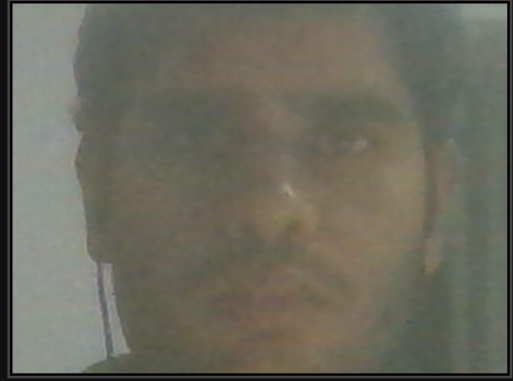
#> input picture _archive/legacy/archvie/archive_old_files/Untitled picture.png, 513 x 381 px, found by its file name
$ python test_enhancement.py   (older library calls are emulated)
#> lines starting #> are read from the running program, lines starting #| are printed output that depends on the picture
"""
Test the new aggressive enhancement pipeline on the reference image.
"""
import cv2
import numpy as np
import sys

def apply_aggressive_enhancement(frame, intensity=0.8):
    """Apply the new 8-step aggressive enhancement pipeline."""

    if frame is None or frame.size == 0:
        return frame

    enhanced = frame.copy()

    print("Step 1: Bilateral filtering for edge-preserving denoising...")
    d = int(5 + (4 * intensity))
    sigma_color = 50 + (50 * intensity)
    sigma_space = 50 + (50 * intensity)
    enhanced = cv2.bilateralFilter(enhanced, d, sigma_color, sigma_space)

    print("Step 2: Aggressive histogram stretching (percentile)...")
    for c in range(3):
        channel = enhanced[:, :, c]
        p_low = np.percentile(channel, 1)
        p_high = np.percentile(channel, 99)

        if p_high > p_low:
            stretched = np.clip((channel - p_low) * (255.0 / (p_high - p_low)), 0, 255)
            enhanced[:, :, c] = stretched.astype(np.uint8)

    print("Step 3: LAB color space - aggressive CLAHE...")
    lab = cv2.cvtColor(enhanced, cv2.COLOR_BGR2LAB)
    l_channel = lab[:, :, 0]

    tile_size = max(4, int(16 - (12 * intensity)))
    clip_limit = 2.5 + (4.5 * intensity)

    clahe = cv2.createCLAHE(clipLimit=clip_limit, tileGridSize=(tile_size, tile_size))
    l_channel = clahe.apply(l_channel)

    lab[:, :, 0] = l_channel
    enhanced = cv2.cvtColor(lab, cv2.COLOR_LAB2BGR)

    print("Step 4: Adaptive gamma correction...")
    mean_brightness = np.mean(cv2.cvtColor(enhanced, cv2.COLOR_BGR2GRAY))

    if mean_brightness < 127:
        gamma = 0.8 - (0.3 * intensity)
    else:
        gamma = 1.0 + (0.2 * intensity)

    inv_gamma = 1.0 / gamma
    gamma_table = np.array([((i / 255.0) ** inv_gamma) * 255 for i in range(256)]).astype("uint8")
    enhanced = cv2.LUT(enhanced, gamma_table)

    print("Step 5: High-pass sharpening (unsharp mask)...")
    gaussian_kernel = int(3 + (6 * intensity))
    if gaussian_kernel % 2 == 0:
        gaussian_kernel += 1

    gaussian_blur = cv2.GaussianBlur(enhanced, (gaussian_kernel, gaussian_kernel), 0)
    high_pass = cv2.subtract(enhanced, gaussian_blur)

    sharp_amount = 1.5 + (2.5 * intensity)
    enhanced = cv2.addWeighted(enhanced, 1.0, high_pass, sharp_amount, 0)
    enhanced = np.clip(enhanced, 0, 255).astype(np.uint8)

    print("Step 6: Detail enhancement using Laplacian...")
    if intensity > 0.5:
        laplacian = cv2.Laplacian(enhanced, cv2.CV_64F)
        laplacian_amount = 0.3 * intensity
        enhanced = np.clip(enhanced + laplacian_amount * laplacian, 0, 255).astype(np.uint8)

    print("Step 7: Saturation boost...")
    hsv = cv2.cvtColor(enhanced, cv2.COLOR_BGR2HSV).astype(np.float32)
    saturation_boost = 1.0 + (0.5 * intensity)
    hsv[:, :, 1] = np.clip(hsv[:, :, 1] * saturation_boost, 0, 255)
    enhanced = cv2.cvtColor(hsv.astype(np.uint8), cv2.COLOR_HSV2BGR)

    print("Step 8: Final contrast boost...")
    contrast_alpha = 1.0 + (0.3 * intensity)
    contrast_beta = -10 * intensity
    enhanced = cv2.convertScaleAbs(enhanced, alpha=contrast_alpha, beta=int(contrast_beta))

    return enhanced


if __name__ == "__main__":
    # Load the reference image
    input_path = "Untitled picture.png"

    print(f"Loading image: {input_path}")
    frame = cv2.imread(input_path)
#> frame is the input picture: shape (381, 513, 3); mean B, G, R 93.8, 106.3, 107.7

    if frame is None:
        print(f"ERROR: Could not load image: {input_path}")
        sys.exit(1)

    print(f"Image loaded: {frame.shape}")
#| Image loaded: (381, 513, 3)
    print(f"Original - Min: {frame.min()}, Max: {frame.max()}, Mean: {frame.mean():.1f}")
#| Original - Min: 0, Max: 165, Mean: 102.6

    # Test at different intensity levels
    intensities = [0.5, 0.8, 1.0]

    for intensity in intensities:
        print(f"\n{'='*60}")
        print(f"Testing with intensity: {intensity * 100}%")
        print(f"{'='*60}")

        enhanced = apply_aggressive_enhancement(frame, intensity)

        print(f"Enhanced - Min: {enhanced.min()}, Max: {enhanced.max()}, Mean: {enhanced.mean():.1f}")

        # Save output
        output_path = f"enhanced_intensity_{int(intensity*100)}.png"
        cv2.imwrite(output_path, enhanced)
        print(f"Saved: {output_path}")

        # Create side-by-side comparison
        comparison = np.hstack([frame, enhanced])
        comparison_path = f"comparison_intensity_{int(intensity*100)}.png"
        cv2.imwrite(comparison_path, comparison)
        print(f"Saved comparison: {comparison_path}")
#> this loop made 3 passes
#> mean_brightness in apply_aggressive_enhancement on passes 1 to 3: 153.6, 143.8, 137.6
#| Enhanced - Min: 2, Max: 255, Mean: 174.8
#| Enhanced - Min: 1, Max: 255, Mean: 173.5
#| Enhanced - Min: 0, Max: 255, Mean: 172.8
#> pass 1, in apply_aggressive_enhancement, `l_channel = lab[:, :, 0]`:
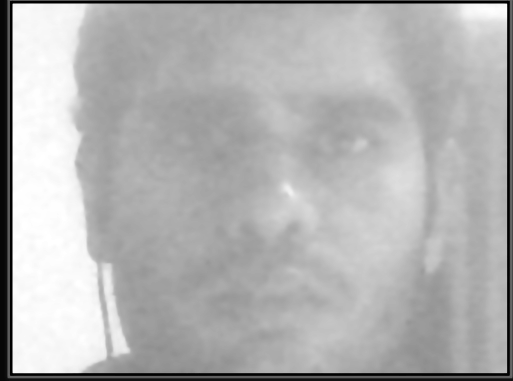
#> l_channel: shape (381, 513); min 0, max 255, mean 178
#> pass 1, in apply_aggressive_enhancement, `l_channel = clahe.apply(l_channel)`:
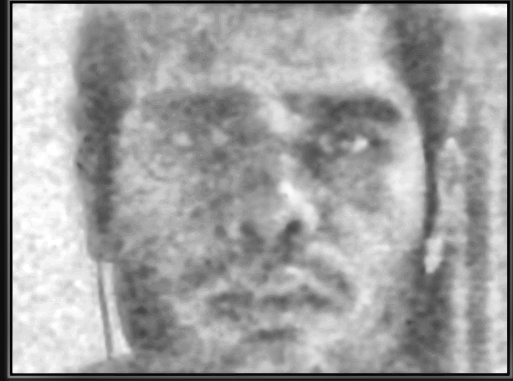
#> l_channel: shape (381, 513); min 4, max 255, mean 160.2
#> after the loop:
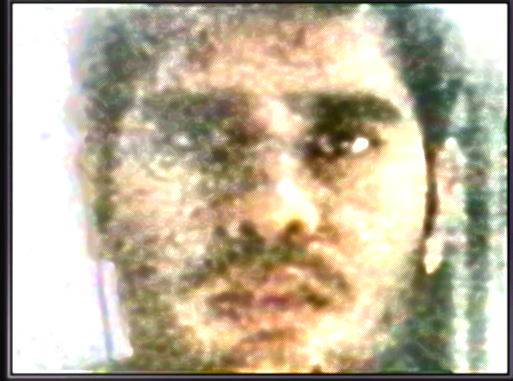
#> enhanced: shape (381, 513, 3); mean B, G, R 152.9, 177.2, 188.4

    print("\n" + "="*60)
    print("Enhancement test complete!")
    print("="*60)
    print(f"\nGenerated {len(intensities) * 2} output images:")
    for intensity in intensities:
        print(f"  - enhanced_intensity_{int(intensity*100)}.png")
        print(f"  - comparison_intensity_{int(intensity*100)}.png")

$ run again, with _archive/legacy/archvie/archive_old_files/comparison_intensity_100.png copied over _archive/legacy/archvie/archive_old_files/Untitled picture.png
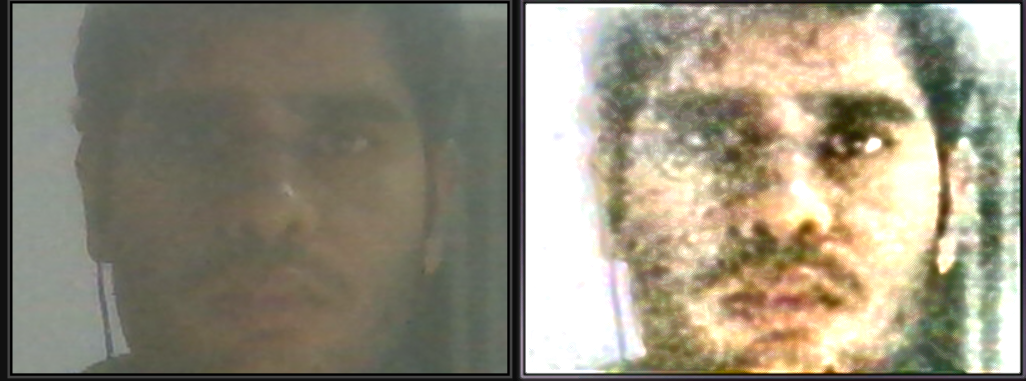
#> input picture _archive/legacy/archvie/archive_old_files/comparison_intensity_100.png, 1026 x 381 px, found by its file name
#> frame is the input picture: shape (381, 1026, 3); mean B, G, R 123.3, 141.7, 148.1
#| Image loaded: (381, 1026, 3)
#| Original - Min: 0, Max: 255, Mean: 137.7
#> the loop `for intensity in intensities:` made 3 passes
#> (printed output is left out)
#> pass 1, in apply_aggressive_enhancement, `l_channel = clahe.apply(l_channel)`:
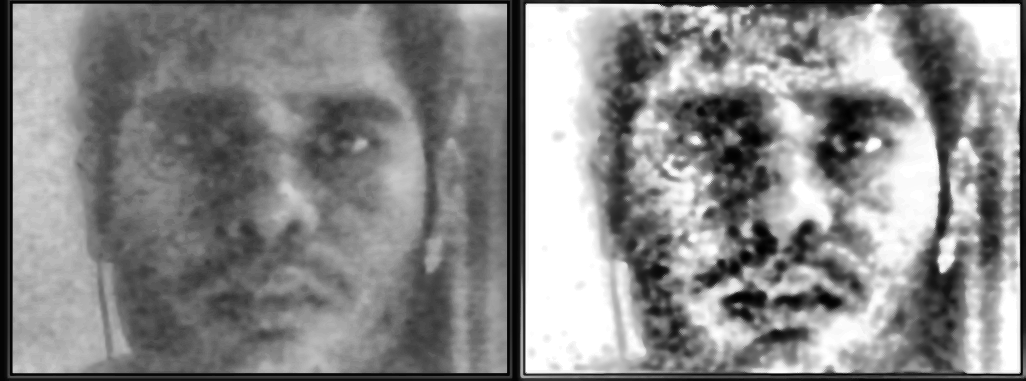
#> l_channel: shape (381, 1026); min 0, max 255, mean 135.4
#> after the loop `for intensity in intensities:`:
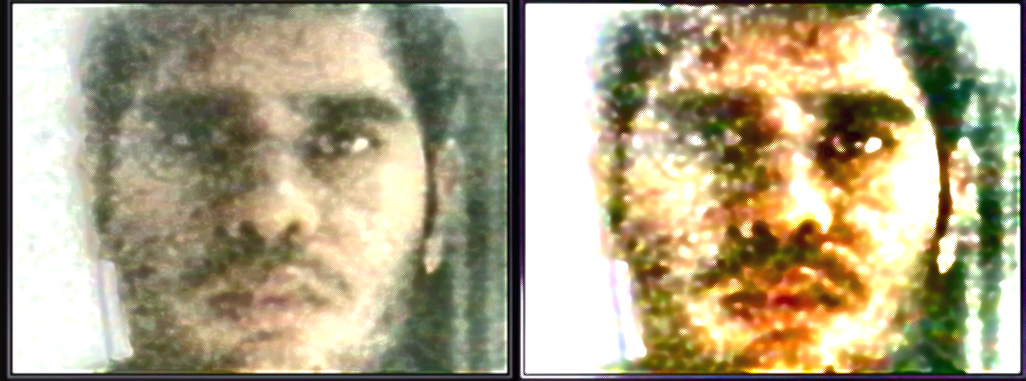
#> enhanced: shape (381, 1026, 3); mean B, G, R 132.6, 163.1, 173.3
